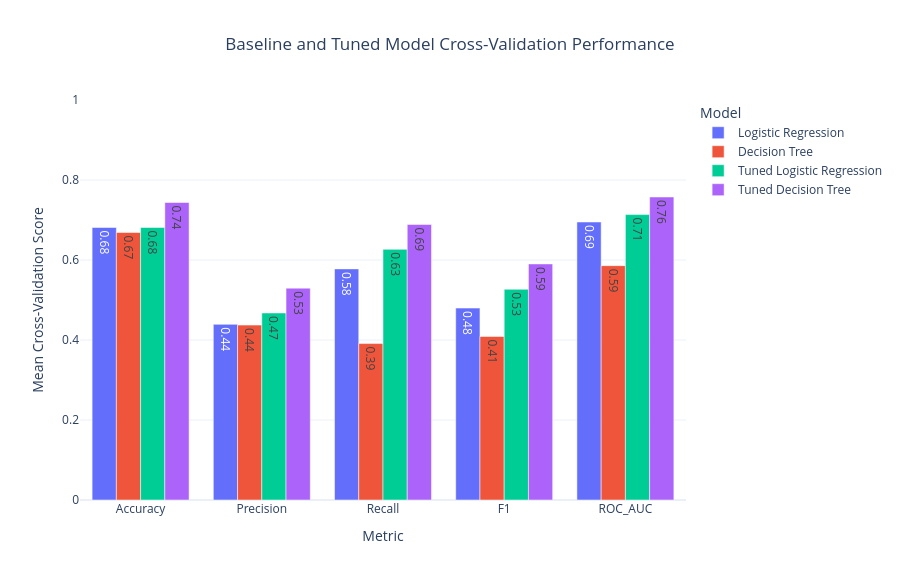

The notebook cell saved with this chart:
### Markdown cell above
**Tuned model performance:**  
Hyperparameter optimisation improved the cross-validation performance of both models. Logistic Regression improved from an F1-score of 0.480 to 0.527 and from a ROC-AUC of 0.695 to 0.714. The Decision Tree showed a larger improvement, increasing from an F1-score of 0.409 to 0.590 and from a ROC-AUC of 0.586 to 0.758. The tuned Decision Tree also achieved a recall of 0.689, indicating improved identification of elevated-risk observations across the validation folds. Final model performance was subsequently assessed using the untouched held-out test set.

### Code cell
# Combine baseline and tuned cross-validation results

cv_comparison = pd.concat(
    [baseline_cv_results, tuned_cv_results],
    ignore_index=True
)

cv_long = cv_comparison.melt(
    id_vars="Model",
    var_name="Metric",
    value_name="Score"
)

fig = px.bar(
    cv_long,
    x="Metric",
    y="Score",
    color="Model",
    barmode="group",
    text_auto=".2f",
    title="Baseline and Tuned Model Cross-Validation Performance"
)

fig.update_layout(
    template="plotly_white",
    title_x=0.5,
    height=580,
    yaxis_title="Mean Cross-Validation Score",
    yaxis_range=[0, 1],
    legend_title="Model"
)

fig.show()

### Figure 1 — Plotly figure (JSON) as saved in the notebook; plotly's stock layout.template omitted (floating-point values rounded to 4 significant figures)
{"data": [{"alignmentgroup": "True", "hovertemplate": "Model=Logistic Regression<br>Metric=%{x}<br>Score=%{y}<extra></extra>", "legendgroup": "Logistic Regression", "marker": {"color": "#636efa", "pattern": {"shape": ""}}, "name": "Logistic Regression", "offsetgroup": "Logistic Regression", "orientation": "v", "showlegend": true, "textposition": "auto", "texttemplate": "%{y:.2f}", "type": "bar", "x": ["Accuracy", "Precision", "Recall", "F1", "ROC_AUC"], "xaxis": "x", "y": [0.6813, 0.4391, 0.5778, 0.4798, 0.695], "yaxis": "y"}, {"alignmentgroup": "True", "hovertemplate": "Model=Decision Tree<br>Metric=%{x}<br>Score=%{y}<extra></extra>", "legendgroup": "Decision Tree", "marker": {"color": "#EF553B", "pattern": {"shape": ""}}, "name": "Decision Tree", "offsetgroup": "Decision Tree", "orientation": "v", "showlegend": true, "textposition": "auto", "texttemplate": "%{y:.2f}", "type": "bar", "x": ["Accuracy", "Precision", "Recall", "F1", "ROC_AUC"], "xaxis": "x", "y": [0.6687, 0.4372, 0.3911, 0.4088, 0.5859], "yaxis": "y"}, {"alignmentgroup": "True", "hovertemplate": "Model=Tuned Logistic Regression<br>Metric=%{x}<br>Score=%{y}<extra></extra>", "legendgroup": "Tuned Logistic Regression", "marker": {"color": "#00cc96", "pattern": {"shape": ""}}, "name": "Tuned Logistic Regression", "offsetgroup": "Tuned Logistic Regression", "orientation": "v", "showlegend": true, "textposition": "auto", "texttemplate": "%{y:.2f}", "type": "bar", "x": ["Accuracy", "Precision", "Recall", "F1", "ROC_AUC"], "xaxis": "x", "y": [0.6813, 0.4676, 0.6267, 0.5268, 0.7135], "yaxis": "y"}, {"alignmentgroup": "True", "hovertemplate": "Model=Tuned Decision Tree<br>Metric=%{x}<br>Score=%{y}<extra></extra>", "legendgroup": "Tuned Decision Tree", "marker": {"color": "#ab63fa", "pattern": {"shape": ""}}, "name": "Tuned Decision Tree", "offsetgroup": "Tuned Decision Tree", "orientation": "v", "showlegend": true, "textposition": "auto", "texttemplate": "%{y:.2f}", "type": "bar", "x": ["Accuracy", "Precision", "Recall", "F1", "ROC_AUC"], "xaxis": "x", "y": [0.7438, 0.5296, 0.6889, 0.5902, 0.7575], "yaxis": "y"}], "layout": {"barmode": "group", "height": 580, "legend": {"title": {"text": "Model"}, "tracegroupgap": 0}, "title": {"text": "Baseline and Tuned Model Cross-Validation Performance", "x": 0.5}, "xaxis": {"anchor": "y", "domain": [0, 1], "title": {"text": "Metric"}}, "yaxis": {"anchor": "x", "domain": [0, 1], "range": [0, 1], "title": {"text": "Mean Cross-Validation Score"}}}}
